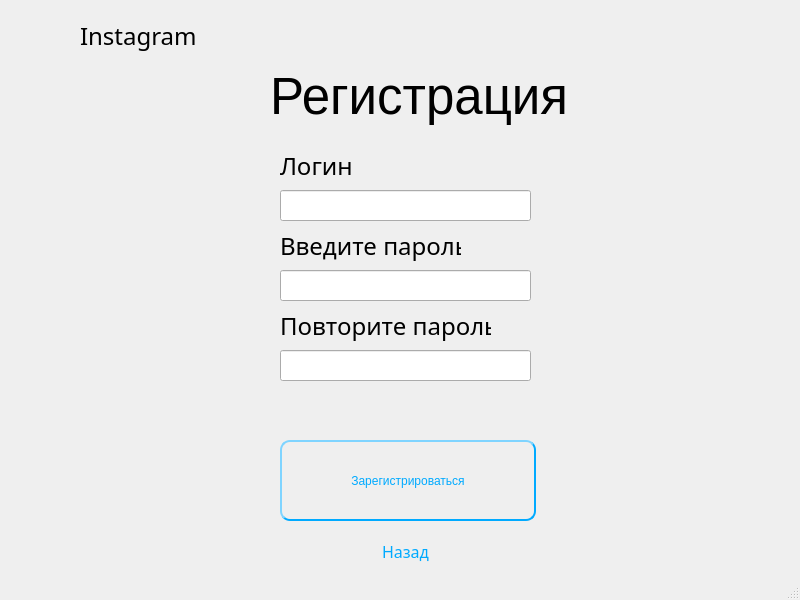
<?xml version="1.0" encoding="UTF-8"?>
<ui version="4.0">
 <class>MainWindow</class>
 <widget class="QMainWindow" name="MainWindow">
  <property name="geometry">
   <rect>
    <x>0</x>
    <y>0</y>
    <width>800</width>
    <height>600</height>
   </rect>
  </property>
  <property name="windowTitle">
   <string>Instagram</string>
  </property>
  <property name="windowIcon">
   <iconset>
    <normaloff>little_insta.png</normaloff>little_insta.png</iconset>
  </property>
  <widget class="QWidget" name="centralwidget">
   <widget class="QLabel" name="label_2">
    <property name="geometry">
     <rect>
      <x>280</x>
      <y>150</y>
      <width>111</width>
      <height>31</height>
     </rect>
    </property>
    <property name="font">
     <font>
      <family>Yu Gothic UI Semilight</family>
      <pointsize>18</pointsize>
     </font>
    </property>
    <property name="text">
     <string>Логин</string>
    </property>
   </widget>
   <widget class="QPushButton" name="reg_but">
    <property name="geometry">
     <rect>
      <x>280</x>
      <y>440</y>
      <width>256</width>
      <height>81</height>
     </rect>
    </property>
    <property name="cursor">
     <cursorShape>PointingHandCursor</cursorShape>
    </property>
    <property name="styleSheet">
     <string notr="true">font: 16pt &quot;Yu Gothic UI Semilight&quot;;
color: rgb(0, 170, 255);
border-style: outset;
border-width: 2px;
border-radius: 10px;
border-color: rgb(0, 170, 255);
min-width: 8em;
padding: 6px;</string>
    </property>
    <property name="text">
     <string>Зарегистрироваться</string>
    </property>
   </widget>
   <widget class="QLineEdit" name="password_line">
    <property name="geometry">
     <rect>
      <x>280</x>
      <y>270</y>
      <width>251</width>
      <height>31</height>
     </rect>
    </property>
    <property name="font">
     <font>
      <family>Yu Gothic UI Semilight</family>
      <pointsize>9</pointsize>
     </font>
    </property>
    <property name="echoMode">
     <enum>QLineEdit::Password</enum>
    </property>
   </widget>
   <widget class="QLabel" name="label_4">
    <property name="geometry">
     <rect>
      <x>80</x>
      <y>10</y>
      <width>211</width>
      <height>51</height>
     </rect>
    </property>
    <property name="font">
     <font>
      <family>Yu Gothic UI Semilight</family>
      <pointsize>18</pointsize>
     </font>
    </property>
    <property name="text">
     <string>Instagram</string>
    </property>
   </widget>
   <widget class="QLabel" name="label_3">
    <property name="geometry">
     <rect>
      <x>280</x>
      <y>230</y>
      <width>181</width>
      <height>31</height>
     </rect>
    </property>
    <property name="font">
     <font>
      <family>Yu Gothic UI Semilight</family>
      <pointsize>18</pointsize>
     </font>
    </property>
    <property name="text">
     <string>Введите пароль</string>
    </property>
   </widget>
   <widget class="QLabel" name="label_5">
    <property name="geometry">
     <rect>
      <x>270</x>
      <y>50</y>
      <width>301</width>
      <height>91</height>
     </rect>
    </property>
    <property name="font">
     <font>
      <family>Yu Gothic UI</family>
      <pointsize>38</pointsize>
      <weight>50</weight>
      <bold>false</bold>
     </font>
    </property>
    <property name="text">
     <string>Регистрация</string>
    </property>
   </widget>
   <widget class="QLabel" name="warning">
    <property name="geometry">
     <rect>
      <x>210</x>
      <y>400</y>
      <width>431</width>
      <height>31</height>
     </rect>
    </property>
    <property name="font">
     <font>
      <family>Yu Gothic UI Light</family>
      <pointsize>11</pointsize>
     </font>
    </property>
    <property name="styleSheet">
     <string notr="true">color: rgb(255, 0, 0);</string>
    </property>
    <property name="text">
     <string/>
    </property>
   </widget>
   <widget class="QLabel" name="icon">
    <property name="geometry">
     <rect>
      <x>20</x>
      <y>10</y>
      <width>51</width>
      <height>51</height>
     </rect>
    </property>
    <property name="autoFillBackground">
     <bool>false</bool>
    </property>
    <property name="midLineWidth">
     <number>-1</number>
    </property>
    <property name="text">
     <string/>
    </property>
   </widget>
   <widget class="QLineEdit" name="login_line">
    <property name="geometry">
     <rect>
      <x>280</x>
      <y>190</y>
      <width>251</width>
      <height>31</height>
     </rect>
    </property>
    <property name="font">
     <font>
      <family>Yu Gothic UI Semilight</family>
      <pointsize>12</pointsize>
     </font>
    </property>
   </widget>
   <widget class="QLineEdit" name="password_line_2">
    <property name="geometry">
     <rect>
      <x>280</x>
      <y>350</y>
      <width>251</width>
      <height>31</height>
     </rect>
    </property>
    <property name="font">
     <font>
      <family>Yu Gothic UI Semilight</family>
      <pointsize>9</pointsize>
     </font>
    </property>
    <property name="echoMode">
     <enum>QLineEdit::Password</enum>
    </property>
   </widget>
   <widget class="QLabel" name="label_6">
    <property name="geometry">
     <rect>
      <x>280</x>
      <y>310</y>
      <width>211</width>
      <height>31</height>
     </rect>
    </property>
    <property name="font">
     <font>
      <family>Yu Gothic UI Semilight</family>
      <pointsize>18</pointsize>
     </font>
    </property>
    <property name="text">
     <string>Повторите пароль</string>
    </property>
   </widget>
   <widget class="QPushButton" name="back">
    <property name="geometry">
     <rect>
      <x>330</x>
      <y>540</y>
      <width>151</width>
      <height>23</height>
     </rect>
    </property>
    <property name="font">
     <font>
      <family>Yu Gothic UI Semilight</family>
      <pointsize>12</pointsize>
     </font>
    </property>
    <property name="cursor">
     <cursorShape>PointingHandCursor</cursorShape>
    </property>
    <property name="styleSheet">
     <string notr="true">color: rgb(0, 170, 255);
border-style: outset;
border-width: 0px;</string>
    </property>
    <property name="text">
     <string>Назад</string>
    </property>
   </widget>
  </widget>
  <widget class="QMenuBar" name="menubar">
   <property name="geometry">
    <rect>
     <x>0</x>
     <y>0</y>
     <width>800</width>
     <height>21</height>
    </rect>
   </property>
  </widget>
  <widget class="QStatusBar" name="statusbar"/>
 </widget>
 <resources/>
 <connections/>
</ui>
